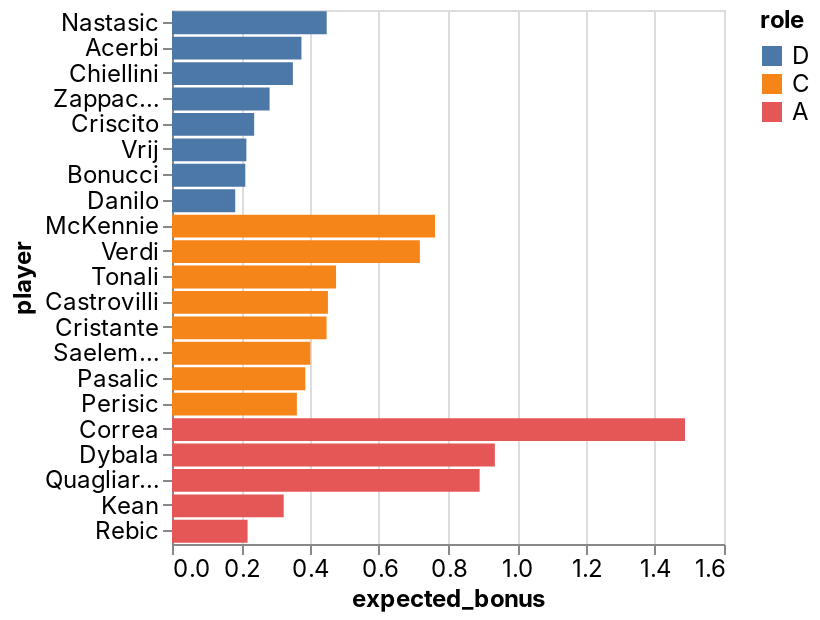

Notebook code for this chart:
### Code cell
_deepnote_run_altair(fanta_team, """{"$schema":"https://vega.github.io/schema/vega-lite/v4.json","mark":{"type":"bar","tooltip":{"content":"data"}},"height":220,"autosize":{"type":"fit"},"data":{"name":"placeholder"},"encoding":{"x":{"field":"expected_bonus","type":"quantitative","sort":null,"scale":{"type":"linear","zero":false}},"y":{"field":"player","type":"nominal","sort":null,"scale":{"type":"linear","zero":true}},"color":{"field":"role","type":"nominal","sort":null,"scale":{"type":"linear","zero":false}}}}""")

### Figure 1 — Vega-Lite specification as saved in the notebook (floating-point values rounded to 4 significant figures)
{"config": {"view": {"continuousWidth": 400, "continuousHeight": 300}, "area": {"fill": "#51C0E9"}, "axis": {"labelFont": "Inter, sans-serif", "labelFontSize": 12, "labelFontWeight": "normal", "labelLimit": 60, "labelOverlap": "greedy", "titleFont": "Inter, sans-serif", "titleFontSize": 12, "titleFontWeight": "bold"}, "background": "#ffffff", "legend": {"labelFont": "Inter, sans-serif", "labelFontSize": 12, "titleFont": "Inter, sans-serif", "titleFontSize": 12, "titleFontWeight": "bold"}, "line": {"stroke": "#51C0E9", "strokeWidth": 2}, "rect": {"fill": "#51C0E9"}, "title": {"anchor": "start", "color": "#000000", "font": "Inter, sans-serif", "fontSize": 22, "fontWeight": "normal"}}, "data": {"name": "data-e25f7b74968e6f0248d6ad72d71f66ba"}, "mark": {"type": "bar", "tooltip": {"content": "data"}}, "autosize": {"type": "fit"}, "encoding": {"color": {"type": "nominal", "field": "role", "scale": {"type": "linear", "zero": false}, "sort": null}, "x": {"type": "quantitative", "field": "expected_bonus", "scale": {"type": "linear", "zero": false}, "sort": null}, "y": {"type": "nominal", "field": "player", "scale": {"type": "linear", "zero": true}, "sort": null}}, "height": 300, "width": "container", "$schema": "https://vega.github.io/schema/vega-lite/v4.json", "datasets": {"data-e25f7b74968e6f0248d6ad72d71f66ba": [{"role": "D", "player": "Nastasic", "home_team": "Cagliari", "away_team": "Fiorentina", "expected_bonus": 0.4484}, {"role": "D", "player": "Acerbi", "home_team": "Lazio", "away_team": "Atalanta", "expected_bonus": 0.3752}, {"role": "D", "player": "Chiellini", "home_team": "AC Milan", "away_team": "Juventus", "expected_bonus": 0.3504}, {"role": "D", "player": "Zappacosta", "home_team": "Lazio", "away_team": "Atalanta", "expected_bonus": 0.2829}, {"role": "D", "player": "Criscito", "home_team": "Genoa", "away_team": "Udinese", "expected_bonus": 0.2381}, {"role": "D", "player": "Vrij", "home_team": "Inter", "away_team": "Venezia", "expected_bonus": 0.2156}, {"role": "D", "player": "Bonucci", "home_team": "AC Milan", "away_team": "Juventus", "expected_bonus": 0.2125}, {"role": "D", "player": "Danilo", "home_team": "AC Milan", "away_team": "Juventus", "expected_bonus": 0.1833}, {"role": "C", "player": "McKennie", "home_team": "AC Milan", "away_team": "Juventus", "expected_bonus": 0.7624}, {"role": "C", "player": "Verdi", "home_team": "Torino", "away_team": "Sassuolo", "expected_bonus": 0.7184}, {"role": "C", "player": "Tonali", "home_team": "AC Milan", "away_team": "Juventus", "expected_bonus": 0.4755}, {"role": "C", "player": "Castrovilli", "home_team": "Cagliari", "away_team": "Fiorentina", "expected_bonus": 0.4519}, {"role": "C", "player": "Cristante", "home_team": "Empoli", "away_team": "Roma", "expected_bonus": 0.448}, {"role": "C", "player": "Saelemaekers", "home_team": "AC Milan", "away_team": "Juventus", "expected_bonus": 0.401}, {"role": "C", "player": "Pasalic", "home_team": "Lazio", "away_team": "Atalanta", "expected_bonus": 0.3865}, {"role": "C", "player": "Perisic", "home_team": "Inter", "away_team": "Venezia", "expected_bonus": 0.3619}, {"role": "A", "player": "Correa", "home_team": "Inter", "away_team": "Venezia", "expected_bonus": 1.487}, {"role": "A", "player": "Dybala", "home_team": "AC Milan", "away_team": "Juventus", "expected_bonus": 0.9358}, {"role": "A", "player": "Quagliarella", "home_team": "Spezia", "away_team": "Sampdoria", "expected_bonus": 0.8917}, {"role": "A", "player": "Kean", "home_team": "AC Milan", "away_team": "Juventus", "expected_bonus": 0.3237}, {"role": "A", "player": "Rebic", "home_team": "AC Milan", "away_team": "Juventus", "expected_bonus": 0.2191}]}}
